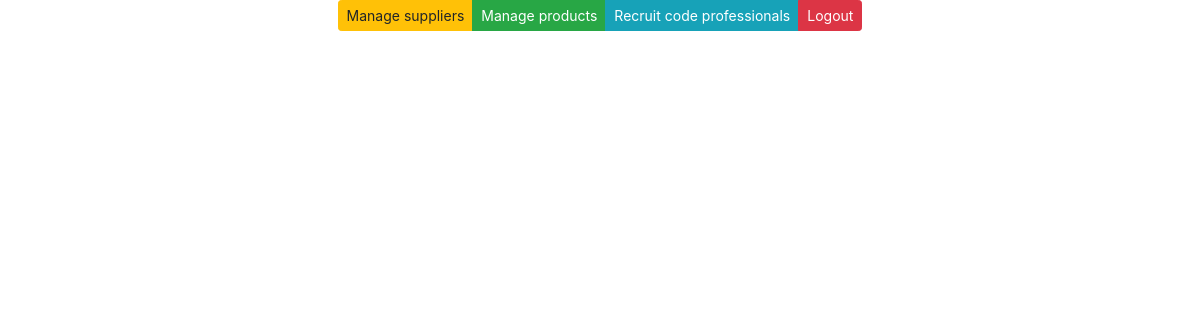
Page /edit-supplier-get/4/ on the earlier database version.
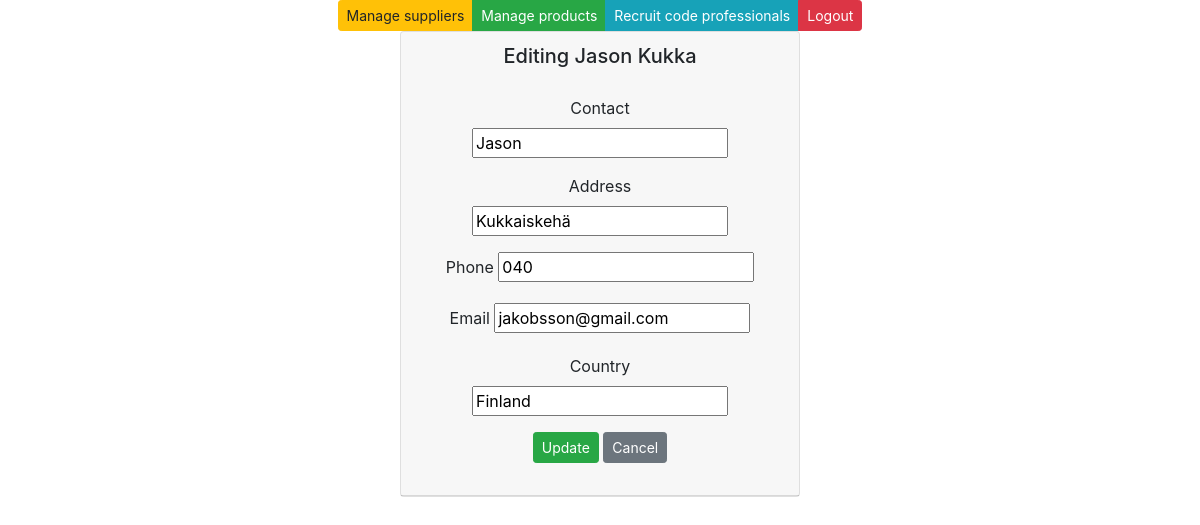
Same page on the later database version.
### app/models.py (models this page shows)
class Supplier(models.Model):
    companyname=models.CharField(max_length=50, default = 'lakufirma')
    contactname=models.CharField(max_length=50, default = 'tommi')
    address=models.CharField(max_length=100, default = 'tie 3')
    phone=models.CharField(max_length=50, default = '050123456')
    email=models.CharField(max_length=50, default = 'tommi.tommi@gmail.com')
    country=models.CharField(max_length=50, default = 'Finland')
    class Meta:
        ordering = ['companyname']

### app/views.py (the view)
# urls.py: path('edit-supplier-get/<int:id>/', edit_supplier_get),
def edit_supplier_get(request, id):
    supplier = Supplier.objects.filter(id = id)
    context = {'supplier': supplier}
    return render (request,"edit_supplier.html",context)

### app/templates/edit_supplier.html (shortened to what this page needs)
{% extends 'index.html' %}
{% block content %}
{% for s in supplier %}
<div class="card" style="width: 25rem;">
    <div class="card-header">
        <h5>Editing {{s.companyname}}</h5>
        <div class="card-body">
            <form method="post" action="/edit-supplier-post/{{s.id}}/">
                <div class="form-group">
                    <label>Contact</label>
                    <input type="text" name="contactname" value={{s.contactname}}>
                </div>
                <div class="form-group">
                    <label>Address</label>
                    <input type="text" name="address" value={{s.address}}>
                </div>
                <div class="form-group">
                    <label>Phone</label>
                    <input type="tel" name="phone" value={{s.phone}}>
                </div>
                <div class="form-group">
                    <label>Email</label>
                    <input type="text" name="email" value={{s.email}}>
                </div>
                <div class="form-group">
                    <label>Country</label>
                    <input type="text" name="country" value={{s.country}}>
                </div>
                <input type="submit" value="Update" class="btn btn-success btn-sm">
                <input type="button" onclick="window.location.href='/suppliers'" id="hide-btn"
                    class="btn btn-secondary btn-sm" value="Cancel">
            </form>
        </div>
    </div>
</div>
{%endfor%}
{% endblock %}

Differences in the rows shown:
added Supplier: companyname "Jason Kukka", email "jakobsson@gmail.com", country "Finland"
